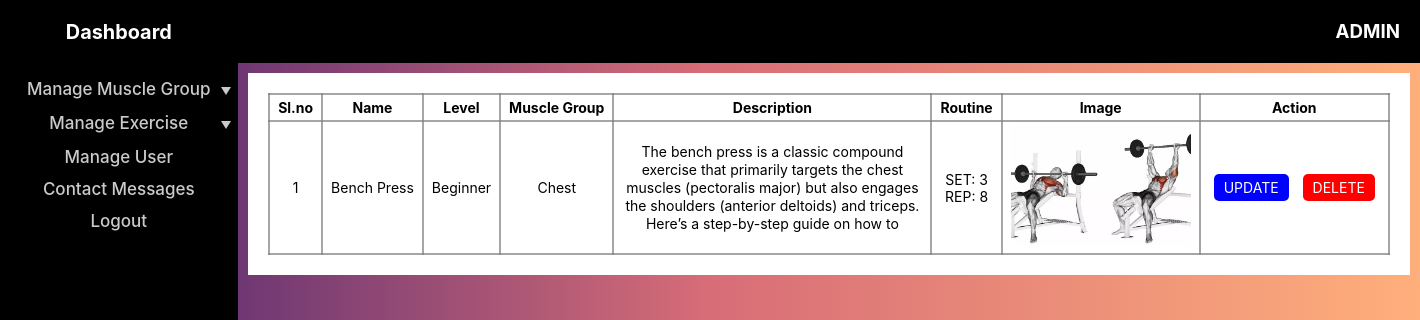
The app's page /admin/viewExercises.php (signed in) with its own data.
### tables this page shows
CREATE TABLE `exercise` (
  `id` int NOT NULL,
  `name` varchar(60) NOT NULL,
  `description` longtext NOT NULL,
  `level_id` int NOT NULL,
  `muscle_group_id` int NOT NULL,
  `photo` varchar(100) NOT NULL,
  `typical_set` int DEFAULT NULL,
  `typical_rep` int DEFAULT NULL,
  `typical_duration_sec` int DEFAULT NULL
);

CREATE TABLE `level` (
  `id` int NOT NULL,
  `name` varchar(60) NOT NULL,
  `description` text NOT NULL
);

CREATE TABLE `muscle_group` (
  `id` int NOT NULL,
  `name` varchar(60) NOT NULL,
  `description` longtext NOT NULL,
  `photo` varchar(100) NOT NULL
);

### admin/viewExercises.php (the view, shortened to what this page needs)
<?php
include('./../config/db_connect.php');
?>
<!DOCTYPE html>
<html lang="en">
<head>
    <link rel="stylesheet" href="./css/adminAllStyle.css">
    <link rel="stylesheet" href="./css/viewExercise.css">
</head>
<body>
    <?php include('./include/sidebar.php') ?>
    <?php include('./include/header.php') ?>
    <div class="ad-main-content-container">
        <div class="main-container">
            <div class="exercise-list-container">
                <table>
                    <tr>
                        <th>Sl.no</th>
                        <th>Name</th>
                        <th>Level</th>
                        <th>Muscle Group</th>
                        <th>Description</th>
                        <th>Routine</th>
                        <th>Image</th>
                        <th>Action</th>
                    </tr>
                    <?php
                    $sql = "SELECT ex.*, lvl.name as level, msl.name as muscle FROM exercise AS ex
                    JOIN level AS lvl ON ex.level_id = lvl.id
                    JOIN muscle_group as msl ON ex.muscle_group_id = msl.id
                    ORDER BY ex.level_id ASC, ex.muscle_group_id ASC;";
                    $stmt = mysqli_prepare($conn, $sql);
                    mysqli_stmt_execute($stmt);
                    $result = mysqli_stmt_get_result($stmt);
                    $i = 1;
                    while ($row = $result->fetch_assoc()) {
                        echo "<tr>";
                        echo "<td>$i</td>";
                        echo "<td>{$row['name']}</td>";
                        echo "<td>{$row['level']}</td>";
                        echo "<td>{$row['muscle']}</td>";
                        echo "<td class='description'><p>{$row['description']}</p></td>";
                        echo "<td>
                            " . ($row['typical_set'] > 0 ? "<span>SET: {$row['typical_set']}</span><br>" : "") . "
                            " . ($row['typical_rep'] > 0 ? "<span>REP: {$row['typical_rep']}</span><br>" : "") . "
                            " . ($row['typical_duration_sec'] > 0 ? "<span>DURATION: {$row['typical_duration_sec']}</span><br>" : "") . "
                        </td>";
                        echo "<td><img src='../uploads/{$row['photo']}' ></td>";
                        echo "<td><a class='action-btn update' href='updateExercise.php?id={$row['id']}'>UPDATE</a> <a class='action-btn delete' href='deleteExercise.php?id={$row['id']}' onclick='return confirmDelete(\"{$row['name']}\")'>DELETE</a></td>";
                        echo "</tr>";
                        $i++;
                    }
                    ?>
                </table>
            </div>
        </div>
    </div>
</body>
</html>

### admin/include/sidebar.php (shortened to what this page needs)
<div class="ad-sidebar-main-container">
    <h3><a href="index.php">Dashboard</a></h3>
    <ul>
        <div class="dropdown">
            <div class="dropdown-btn">Manage Muscle Group</div>
        </div>
        <div class="dropdown">
            <div class="dropdown-btn">Manage Exercise</div>
        </div>
        <div class="navigation-navigate">
            <a href="manageUser.php">Manage User</a>
        </div>
        <div class="navigation-navigate">
            <a href="viewContactUs.php">Contact Messages</a>
        </div>
        <div class="navigation-navigate">
            <a href="logout.php">Logout</a>
        </div>
    </ul>
</div>

### admin/include/header.php
<div class="ad-header-container">
    <h3>ADMIN</h3>
</div>

### admin/css/adminAllStyle.css (style rules this page uses)
* { margin: 0; padding: 0; box-sizing: border-box; font-family: Inter, system-ui, Avenir, Helvetica, Arial, sans-serif; }
:root { --var-light-sidebar-content : rgb(202, 202, 202); --var-sidebar-active-bg : rgb(26, 64, 178); }
body { background-color: rgb(223, 223, 223); background: linear-gradient(to right, #3a1c71, #d76d77, #ffaf7b); background-attachment: fixed; }
.ad-header-container { padding: 20px; display: flex; background-color: rgb(0, 0, 0); justify-content: flex-end; color: white; }
.ad-sidebar-main-container { background-color: rgb(0, 0, 0); min-width: 200px; width: max-content; color: #ffffff; font-size: 17px; text-align: center; padding: 20px 0 10px; float: left; min-height: 100vh; position: sticky; top: 0; left: 0; }
.ad-sidebar-main-container h3 { margin-bottom: 30px; }
.ad-sidebar-main-container h3 a { text-decoration: none; color: inherit; }
.ad-sidebar-main-container ul a { text-decoration: none; color: inherit; }
.ad-sidebar-main-container ul div.dropdown div.dropdown-btn { padding: 5px 25px; position: relative; color: var(--var-light-sidebar-content); font-weight: 500; cursor: pointer; margin: 2px; }
.ad-sidebar-main-container ul div.dropdown div.dropdown-btn::after { content: ''; width: 0; height: 0; border-top: 8px solid var(--var-light-sidebar-content); border-left: 5px solid transparent; border-right: 5px solid transparent; position: absolute; top: calc(50% + 2px); right: 5px; transform: translateY(-50%); }
.ad-sidebar-main-container div.navigation-navigate { color: var(--var-light-sidebar-content); font-weight: 500; margin: 2px; }
.ad-sidebar-main-container div.navigation-navigate a { display: block; padding: 5px 25px; }
.ad-main-content-container { padding: 10px; }

### admin/css/viewExercise.css (style rules this page uses)
.main-container { background-color: white; padding: 20px; width: max-content; margin: auto; }
.exercise-list-container table { border-collapse: collapse; }
.exercise-list-container table td, th { text-align: center; border: 2px solid rgba(128, 128, 128, 0.7); padding: 4px 8px; font-size: 14px; }
.exercise-list-container table td img { width: 180px; height: 120px; object-fit: cover; }
.exercise-list-container table td a.action-btn { color: white; text-decoration: none; padding: 5px 10px; border-radius: 5px; margin: 0 5px; }
.exercise-list-container table td a.update { background-color: blue; }
.exercise-list-container table td a.delete { background-color: red; }
td.description p { overflow: hidden; text-overflow: ellipsis; word-wrap: break-word; max-width: 300px; max-height: 90px; line-height: 18px; }

### records on screen
exercise: name "Bench Press", level.name "Beginner", muscle_group.name "Chest", description "The bench press is a classic compound exercise that primarily targets the chest muscles (pectoralis major) but also engages the shoulders (anterior deltoids) and triceps. Here’s a step-by-step guide on how to…", typical_set "3", typical_rep "8", photo (picture)
